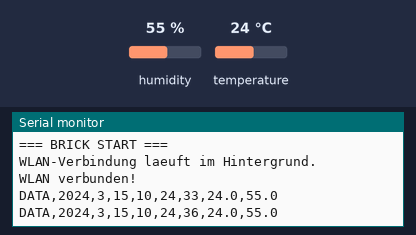
Simulated run of this sketch. Board: ESP8266 (NodeMCU). Shown: the last lines printed to the serial monitor. Inputs (shaded band) come from the test bench; at power-on: humidity 55 %, temperature 24 °C. WiFi joins after 1.5 s; servers stay silent unless stated; network time is answered at once with the bench clock; the local clock reads 2024-03-15 10:24:30 at power-on unless the sketch sets it.

Above: at 6.8 s.
6.9 s: humidity set to 22 %
At 10.1 s:
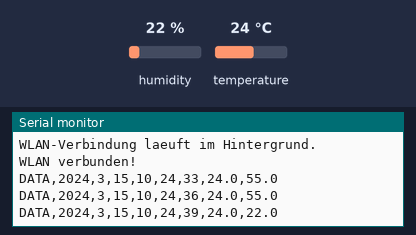
11.4 s: temperature set to 12 °C
At 12.4 s:
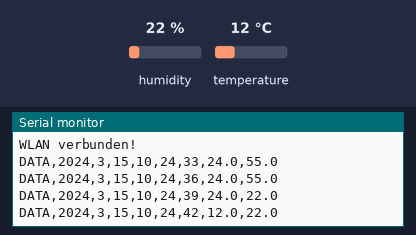
15.9 s: humidity set to 40 %
At 19.3 s:
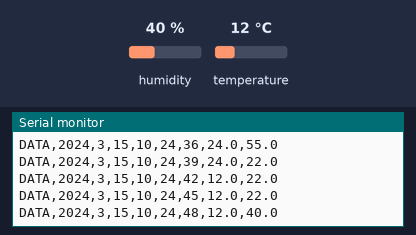
Timing chart, 0 to 20.8 s (numbered marks = the images above; inputs shaded):
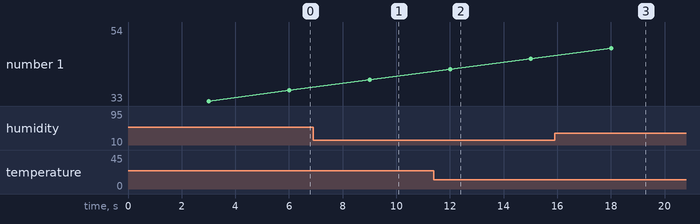

Measured:
- after the input at 6.9 s, the serial monitor: prints a new line after 2.1 s (image 1)
- after the input at 11.4 s, the serial monitor: prints a new line after 0.61 s (image 2)
- after the input at 15.9 s, the serial monitor: prints a new line after 2.1 s (image 3)

The sketch:

DeskBuddy_Brick_Code.ino
```cpp
// (licence header left out)
#include <ESP8266WiFi.h>
#include <WiFiUdp.h>
#include <NTPClient.h>
#include "DHT.h"


#define DHT_PIN  14
#define DHTTYPE  DHT22


const char* ssid     = "DEIN_WLAN_NAME";
const char* password = "DEIN_WLAN_PASSWORT";


const long utcOffsetSeconds        = 7200;
const unsigned long SEND_INTERVAL_MS       = 3000;
const unsigned long WIFI_RETRY_INTERVAL_MS = 15000;
const uint8_t SENSOR_DECIMALS             = 1;


DHT dht(DHT_PIN, DHTTYPE);

WiFiUDP ntpUDP;
NTPClient timeClient(ntpUDP, "pool.ntp.org", utcOffsetSeconds, 60000);

unsigned long lastSendTime      = 0;
unsigned long lastWiFiRetryTime = 0;

bool wifiWasConnected = false;
bool timeSynced       = false;


void setup() {

  Serial.begin(9600);

  dht.begin();

  Serial.println(F("=== BRICK START ==="));

  WiFi.mode(WIFI_STA);
  WiFi.persistent(false);
  WiFi.setAutoReconnect(true);
  WiFi.begin(ssid, password);

  lastWiFiRetryTime = millis();

  timeClient.begin();

  Serial.println(F("WLAN-Verbindung laeuft im Hintergrund."));

}


void loop() {

  maintainWiFiAndTime();

  if (millis() - lastSendTime < SEND_INTERVAL_MS) {
    yield();
    return;
  }

  lastSendTime = millis();

  float temp = dht.readTemperature();
  float hum  = dht.readHumidity();

  if (!isnan(temp) && !isnan(hum)) {
    sendSensorPacket(temp, hum);
  } else {
    Serial.println(F("Fehler beim Lesen des DHT22!"));
  }

}


void maintainWiFiAndTime() {

  bool wifiConnected = WiFi.status() == WL_CONNECTED;

  if (wifiConnected) {

    if (!wifiWasConnected) {
      Serial.println(F("WLAN verbunden!"));
      wifiWasConnected = true;
    }

    if (timeClient.update()) {
      timeSynced = true;
    }

    return;

  }

  if (wifiWasConnected) {
    Serial.println(F("WLAN getrennt, Sensordaten laufen weiter."));
    wifiWasConnected = false;
  }

  if (millis() - lastWiFiRetryTime >= WIFI_RETRY_INTERVAL_MS) {
    lastWiFiRetryTime = millis();
    WiFi.begin(ssid, password);
  }

}


void sendSensorPacket(float temp, float hum) {

  char tempText[12];
  char humText[12];

  dtostrf(temp, 0, SENSOR_DECIMALS, tempText);
  dtostrf(hum,  0, SENSOR_DECIMALS, humText);

  if (timeSynced) {

    time_t epoch    = timeClient.getEpochTime();
    struct tm* t    = localtime(&epoch);

    Serial.print(F("DATA,"));
    Serial.print(t->tm_year + 1900);
    Serial.print(',');
    Serial.print(t->tm_mon + 1);
    Serial.print(',');
    Serial.print(t->tm_mday);
    Serial.print(',');
    Serial.print(t->tm_hour);
    Serial.print(',');
    Serial.print(t->tm_min);
    Serial.print(',');
    Serial.print(t->tm_sec);
    Serial.print(',');
    Serial.print(tempText);
    Serial.print(',');
    Serial.println(humText);

    return;

  }

  Serial.print(F("SENSOR,"));
  Serial.print(tempText);
  Serial.print(',');
  Serial.println(humText);

}
```
